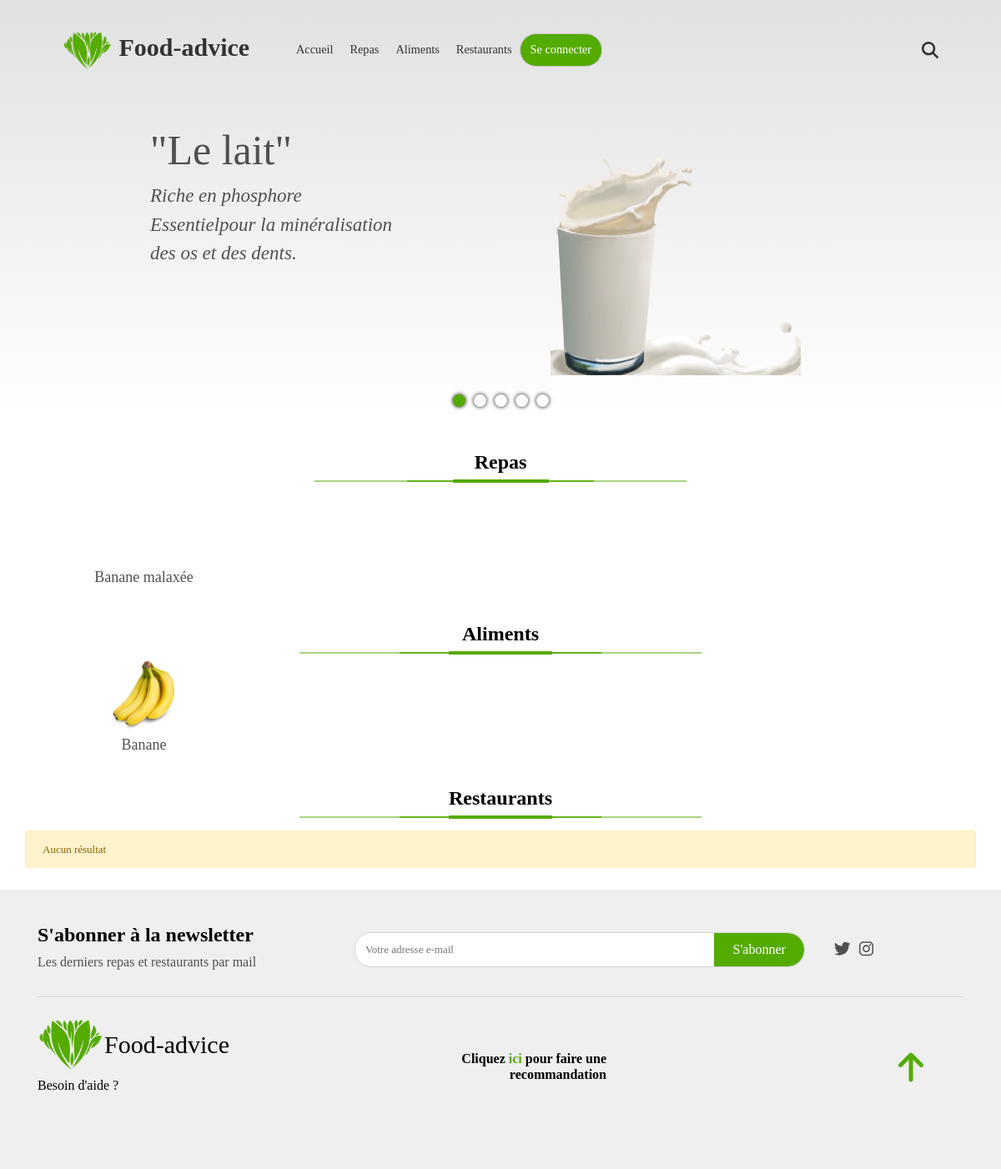
The page / on the database its author committed.
### app/models.py (models this page shows, shortened)
class Commentable(models.Model):
    class Meta:
        abstract = True
    nom = models.CharField(max_length=50, unique=True)
    description = models.TextField(null=True, blank=True)
    image = models.FileField()
    approuve = models.BooleanField(default=False)
    contributeur = models.ForeignKey(Contributeur, models.CASCADE, null=True, blank=True)
    dateCreation = models.DateTimeField(auto_now=True)
    dateDerniereModification = models.DateTimeField(auto_now_add=True)

class Repas(Commentable):
    image = models.FileField(upload_to="static/images/repas/", validators=[FileExtensionValidator(allowed_extensions=IMAGE_EXTENSIONS)])
    momentJournee = models.IntegerField(choices=MOMENTS_JOURNEE, null=True)
    origine = models.ForeignKey(OrigineRepas, models.CASCADE, null=True)

class Aliment(Commentable):
    uniteComptage = models.CharField(max_length=30)
    masseUnite = models.FloatField()
    image = models.FileField(upload_to="static/images/aliments/", validators=[FileExtensionValidator(allowed_extensions=IMAGE_EXTENSIONS)])
    tauxProteines = models.FloatField(default=0)
    tauxLipides = models.FloatField(default=0)
    tauxGlucides = models.FloatField(default=0)
    mineraux = models.CharField(max_length=255, null=True, blank=True)
    vitamines = models.CharField(max_length=255, null=True, blank=True)
    detailApports = models.TextField(null=True, blank=True)
    detailRisques = models.TextField(null=True, blank=True)
    type = models.ForeignKey(TypeAliment, models.CASCADE)
    def calories(self):
        return round(((((self.tauxGlucides + self.tauxProteines) * 4) + (self.tauxLipides * 9)) * (self.masseUnite / 100)), 2)

### app/views.py (the view)
# urls.py: path("", views.index, name="home"),
def index(request):
    maxElements = 8
    repass = Repas.objects.filter(approuve=True).order_by("dateDerniereModification")[0:maxElements]
    aliments = Aliment.objects.filter(approuve=True).order_by("dateDerniereModification")[0:maxElements]
    restaurants = Restaurant.objects.filter(approuve=True).order_by("dateDerniereModification")[0:maxElements]
    return render(request, template_name="home.html", context={
        "repass":repass,
        "aliments":aliments,
        "restaurants":restaurants
    })

### app/custom_tags_filters.py (called while the page is built)
@register.simple_tag
def css(filePath):
    return mark_safe('<link rel="stylesheet" type="text/css" href="'+settings.STATIC_URL+filePath+'"/>')

@register.simple_tag
def js(filePath):
    return mark_safe('<script type="text/javascript" src="'+settings.STATIC_URL+filePath+'"></script>')

### app/user_session.py (called while the page is built)
def isUserConnected(session):
    return session.__contains__("user_id")

def getUser(session):
    if isUserConnected(session):
        return Contributeur.objects.get(id=session["user_id"])
    else:
        return None

### context_processors.py (called while the page is built)
def globals(request):
    return {
        'appUser':getUser(request.session)
    }

### templates/home.html (shortened to what this page needs)
{% extends "base.html" %}
{% block styles %}
    {% css "css/home.css"%}
{% endblock %}
{% block header_background %}
<div id="slide">
    <div class="slide-element" style="background:linear-gradient(rgb(226, 225, 225),white)">
        <div class="slide-element-text">
            <h4>"Le lait"</h4>
            <p>
                Riche en phosphore <br>
                Essentielpour la minéralisation <br>des os et des dents.
            </p>
        </div>
        <img src="{% static 'images/fruits/lait.png' %}"/>
    </div>
    <div id="radios">
    </div>
 </div>
{% endblock %}
{%block body %}
<div class="container">
    <div class="elements-set" id="repas">
        <h4 class="title text-center">Repas</h4>
        {% include "components/_custom-line.html" %}
        {% include "load/foods.html" %}
    </div>
    <div class="elements-set" id="aliments">
        <h4 class="title text-center">Aliments</h4>
        {% include "components/_custom-line.html" %}
        {% include "load/aliments.html" %}
    </div>
    <div class="elements-set" id="restaurants">
        <h4 class="title text-center">Restaurants</h4>
        {% include "components/_custom-line.html" %}
        {% include "load/restaurants.html" %}
    </div>
</div>
{% endblock %}

### templates/macros/_food-little-presentation.html (shortened to what this page needs)
<a href="{% url 'show-food' repas.id %}" class="col-4 col-md-3 food food-little-presentation text-center" data-aos="zoom-in">
    <div class="image-div">
    </div>
    <h4 class="food-title">{{ repas.nom }}</h4>
</a>

### templates/macros/_presentation-aliments.html (shortened to what this page needs)
<a href="{% url "show-aliment" aliment.id %}" class="col-4 col-md-3 aliment aliment-little-presentation text-center" data-aos="zoom-in">
    <div class="image-div">
        <img src="/{{ aliment.image }}" alt="" class="aliment-image">
    </div>
    <h4 class="aliment-title">{{ aliment.nom }}</h4>
</a>

### static/css/main.css (style rules this page uses)
a { text-decoration: none; color: inherit; cursor: pointer; }
body { font-size: 13px; color: #505050; margin: 0; padding: 0; overflow-x: hidden; width: 100% !important; font-family: "century gothic"; }
.title { font-family: "mayeka"; font-weight: bold; color: black; }
.food-little-presentation { margin: 5px 0; position: relative; }
.food-little-presentation .image-div { overflow: hidden; height: 100px; display: flex; justify-content: center; align-items: center; }
.food-little-presentation .food-title { font-size: 18px; }
.aliment-little-presentation { position: relative; text-align: center; }
.aliment-little-presentation .image-div { height: 100px; overflow: hidden; display: flex; justify-content: center; align-content: center; flex-wrap: wrap; }
.aliment-little-presentation .image-div img { height: 98%; transition: all .5s ease; }
.aliment-little-presentation .aliment-title { font-size: 18px; }

### static/css/home.css (style rules this page uses)
#slide { height: 500px; overflow: hidden; position: relative; }
#slide .slide-element { width: 100%; overflow: hidden; position: absolute; top: 0; left: 0; height: 100%; }
#slide .slide-element .slide-element-text { position: absolute; left: 15%; z-index: 2; top: 30%; }
#slide .slide-element .slide-element-text h4 { font-size: 50px; font-family: "Kitahara Script"; }
#slide .slide-element .slide-element-text p { font-size: 23px; font-style: italic; }
#slide .slide-element img { position: absolute; right: 20%; height: 300px; bottom: 10%; z-index: 1; }
#slide #radios { position: absolute; bottom: 10px; width: 100%; display: flex; justify-content: center; align-items: center; height: 20px; }
.elements-set { margin-top: 30px; }

### rows shown on the page
Repas: nom "Banane malaxée"
Aliment: image (picture), nom "Banane"
